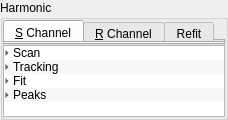
               <widget class="QGroupBox" name="groupBox_settings_settings_harm">
                <property name="title">
                 <string>Harmonic</string>
                </property>
                <property name="flat">
                 <bool>true</bool>
                </property>
                <layout class="QVBoxLayout" name="verticalLayout_46">
                 <property name="spacing">
                  <number>0</number>
                 </property>
                 <property name="leftMargin">
                  <number>0</number>
                 </property>
                 <property name="topMargin">
                  <number>0</number>
                 </property>
                 <property name="rightMargin">
                  <number>0</number>
                 </property>
                 <property name="bottomMargin">
                  <number>0</number>
                 </property>
                 <item>
                  <widget class="QTabWidget" name="tabWidget_settings_settings_samprefchn">
                   <property name="enabled">
                    <bool>true</bool>
                   </property>
                   <property name="maximumSize">
                    <size>
                     <width>16777215</width>
                     <height>21</height>
                    </size>
                   </property>
                   <property name="currentIndex">
                    <number>0</number>
                   </property>
                   <property name="documentMode">
                    <bool>false</bool>
                   </property>
                   <property name="tabBarAutoHide">
                    <bool>false</bool>
                   </property>
                   <widget class="QWidget" name="tab_settings_settings_harmchnsamp">
                    <attribute name="title">
                     <string>&amp;S Channel</string>
                    </attribute>
                   </widget>
                   <widget class="QWidget" name="tab_settings_settings_harmchnref">
                    <attribute name="title">
                     <string>&amp;R Channel</string>
                    </attribute>
                   </widget>
                   <widget class="QWidget" name="tab_settings_settings_harmchnrefit">
                    <attribute name="title">
                     <string>Refit</string>
                    </attribute>
                   </widget>
                  </widget>
                 </item>
                 <item>
                  <widget class="QTabWidget" name="tabWidget_settings_settings_harm">
                   <property name="sizePolicy">
                    <sizepolicy hsizetype="Expanding" vsizetype="Fixed">
                     <horstretch>0</horstretch>
                     <verstretch>0</verstretch>
                    </sizepolicy>
                   </property>
                   <property name="maximumSize">
                    <size>
                     <width>16777215</width>
                     <height>21</height>
                    </size>
                   </property>
                   <property name="tabShape">
                    <enum>QTabWidget::Rounded</enum>
                   </property>
                   <property name="currentIndex">
                    <number>0</number>
                   </property>
                   <property name="iconSize">
                    <size>
                     <width>16</width>
                     <height>16</height>
                    </size>
                   </property>
                   <property name="usesScrollButtons">
                    <bool>true</bool>
                   </property>
                   <property name="documentMode">
                    <bool>false</bool>
                   </property>
                   <property name="tabsClosable">
                    <bool>false</bool>
                   </property>
                   <property name="tabBarAutoHide">
                    <bool>true</bool>
                   </property>
                   <widget class="QWidget" name="tab_settings_settings_harm1">
                    <attribute name="title">
                     <string>1</string>
                    </attribute>
                    <layout class="QVBoxLayout" name="verticalLayout_18">
                     <property name="spacing">
                      <number>0</number>
                     </property>
                     <property name="leftMargin">
                      <number>0</number>
                     </property>
                     <property name="topMargin">
                      <number>0</number>
                     </property>
                     <property name="rightMargin">
                      <number>0</number>
                     </property>
                     <property name="bottomMargin">
                      <number>0</number>
                     </property>
                    </layout>
                   </widget>
                  </widget>
                 </item>
                 <item>
                  <widget class="QTreeWidget" name="treeWidget_settings_settings_harmtree">
                   <property name="sizePolicy">
                    <sizepolicy hsizetype="Expanding" vsizetype="Preferred">
                     <horstretch>0</horstretch>
                     <verstretch>0</verstretch>
                    </sizepolicy>
                   </property>
                   <property name="autoFillBackground">
                    <bool>false</bool>
                   </property>
                   <property name="verticalScrollBarPolicy">
                    <enum>Qt::ScrollBarAlwaysOff</enum>
                   </property>
                   <property name="sizeAdjustPolicy">
                    <enum>QAbstractScrollArea::AdjustToContents</enum>
                   </property>
                   <property name="alternatingRowColors">
                    <bool>true</bool>
                   </property>
                   <property name="indentation">
                    <number>6</number>
                   </property>
                   <property name="rootIsDecorated">
                    <bool>true</bool>
                   </property>
                   <property name="allColumnsShowFocus">
                    <bool>false</bool>
                   </property>
                   <property name="wordWrap">
                    <bool>false</bool>
                   </property>
                   <property name="expandsOnDoubleClick">
                    <bool>true</bool>
                   </property>
                   <attribute name="headerVisible">
                    <bool>false</bool>
                   </attribute>
                   <attribute name="headerDefaultSectionSize">
                    <number>110</number>
                   </attribute>
                   <attribute name="headerMinimumSectionSize">
                    <number>110</number>
                   </attribute>
                   <column>
                    <property name="text">
                     <string>Factor</string>
                    </property>
                   </column>
                   <column>
                    <property name="text">
                     <string>Value</string>
                    </property>
                   </column>
                   <item>
                    <property name="text">
                     <string>Scan</string>
                    </property>
                    <item>
                     <property name="text">
                      <string>Start</string>
                     </property>
                     <property name="text">
                      <string/>
                     </property>
                    </item>
                    <item>
                     <property name="text">
                      <string>End</string>
                     </property>
                     <property name="text">
                      <string/>
                     </property>
                    </item>
                    <item>
                     <property name="text">
                      <string>Steps</string>
                     </property>
                     <property name="text">
                      <string/>
                     </property>
                    </item>
                   </item>
                   <item>
                    <property name="text">
                     <string>Tracking</string>
                    </property>
                    <item>
                     <property name="text">
                      <string>Method</string>
                     </property>
                     <property name="text">
                      <string/>
                     </property>
                    </item>
                    <item>
                     <property name="text">
                      <string>Condition</string>
                     </property>
                    </item>
                   </item>
                   <item>
                    <property name="text">
                     <string>Fit</string>
                    </property>
                    <item>
                     <property name="text">
                      <string>Factor</string>
                     </property>
                    </item>
                   </item>
                   <item>
                    <property name="text">
                     <string>Peaks</string>
                    </property>
                    <item>
                     <property name="text">
                      <string>Num.</string>
                     </property>
                     <property name="text">
                      <string/>
                     </property>
                    </item>
                    <item>
                     <property name="text">
                      <string>Policy</string>
                     </property>
                    </item>
                    <item>
                     <property name="text">
                      <string>Phase</string>
                     </property>
                    </item>
                    <item>
                     <property name="text">
                      <string>Threshold</string>
                     </property>
                     <property name="text">
                      <string/>
                     </property>
                    </item>
                    <item>
                     <property name="text">
                      <string>Prominence</string>
                     </property>
                     <property name="text">
                      <string/>
                     </property>
                    </item>
                   </item>
                  </widget>
                 </item>
                </layout>
               </widget>
